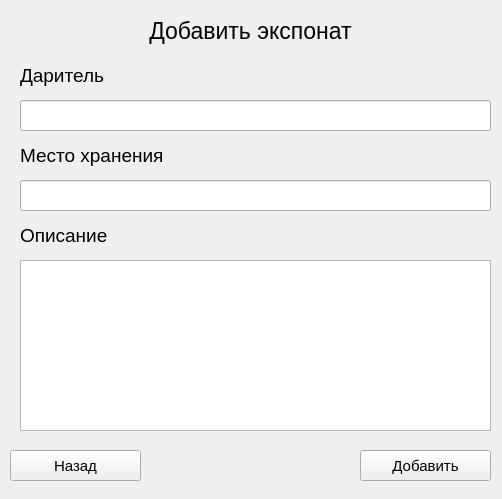
<?xml version="1.0" encoding="UTF-8"?>
<ui version="4.0">
 <class>addFormTwo</class>
 <widget class="QWidget" name="addFormTwo">
  <property name="geometry">
   <rect>
    <x>0</x>
    <y>0</y>
    <width>502</width>
    <height>499</height>
   </rect>
  </property>
  <property name="windowTitle">
   <string>Form</string>
  </property>
  <property name="styleSheet">
   <string notr="true"/>
  </property>
  <widget class="QLabel" name="Title">
   <property name="geometry">
    <rect>
     <x>10</x>
     <y>15</y>
     <width>481</width>
     <height>31</height>
    </rect>
   </property>
   <property name="font">
    <font>
     <pointsize>17</pointsize>
    </font>
   </property>
   <property name="text">
    <string>Добавить экспонат</string>
   </property>
   <property name="alignment">
    <set>Qt::AlignCenter</set>
   </property>
  </widget>
  <widget class="QLabel" name="labelGifter">
   <property name="geometry">
    <rect>
     <x>20</x>
     <y>60</y>
     <width>311</width>
     <height>31</height>
    </rect>
   </property>
   <property name="font">
    <font>
     <pointsize>14</pointsize>
    </font>
   </property>
   <property name="text">
    <string>Даритель</string>
   </property>
  </widget>
  <widget class="QLineEdit" name="lineEditGifter">
   <property name="geometry">
    <rect>
     <x>20</x>
     <y>100</y>
     <width>471</width>
     <height>31</height>
    </rect>
   </property>
   <property name="font">
    <font>
     <pointsize>14</pointsize>
    </font>
   </property>
   <property name="text">
    <string/>
   </property>
  </widget>
  <widget class="QLabel" name="labelDescription">
   <property name="geometry">
    <rect>
     <x>20</x>
     <y>220</y>
     <width>311</width>
     <height>31</height>
    </rect>
   </property>
   <property name="font">
    <font>
     <pointsize>14</pointsize>
    </font>
   </property>
   <property name="text">
    <string>Описание</string>
   </property>
  </widget>
  <widget class="QTextEdit" name="textEditDescription">
   <property name="geometry">
    <rect>
     <x>20</x>
     <y>260</y>
     <width>471</width>
     <height>171</height>
    </rect>
   </property>
   <property name="font">
    <font>
     <pointsize>11</pointsize>
    </font>
   </property>
  </widget>
  <widget class="QLabel" name="labelPoint">
   <property name="geometry">
    <rect>
     <x>20</x>
     <y>140</y>
     <width>311</width>
     <height>31</height>
    </rect>
   </property>
   <property name="font">
    <font>
     <pointsize>14</pointsize>
    </font>
   </property>
   <property name="text">
    <string>Место хранения</string>
   </property>
  </widget>
  <widget class="QLineEdit" name="lineEditPoint">
   <property name="geometry">
    <rect>
     <x>20</x>
     <y>180</y>
     <width>471</width>
     <height>31</height>
    </rect>
   </property>
   <property name="font">
    <font>
     <pointsize>14</pointsize>
    </font>
   </property>
   <property name="text">
    <string/>
   </property>
  </widget>
  <widget class="QPushButton" name="saveButton">
   <property name="geometry">
    <rect>
     <x>360</x>
     <y>450</y>
     <width>131</width>
     <height>31</height>
    </rect>
   </property>
   <property name="font">
    <font>
     <pointsize>11</pointsize>
    </font>
   </property>
   <property name="text">
    <string>Добавить</string>
   </property>
  </widget>
  <widget class="QPushButton" name="backButton">
   <property name="geometry">
    <rect>
     <x>10</x>
     <y>450</y>
     <width>131</width>
     <height>31</height>
    </rect>
   </property>
   <property name="font">
    <font>
     <pointsize>11</pointsize>
    </font>
   </property>
   <property name="text">
    <string>Назад</string>
   </property>
  </widget>
 </widget>
 <resources/>
 <connections/>
</ui>
